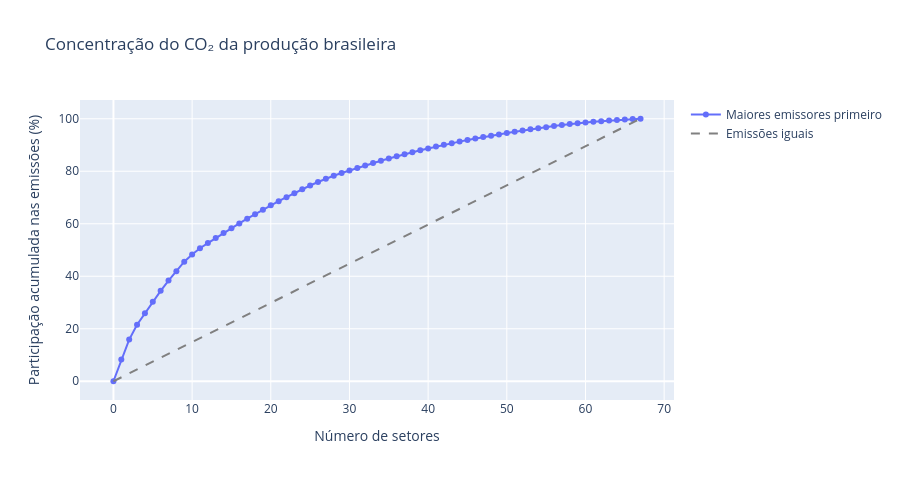
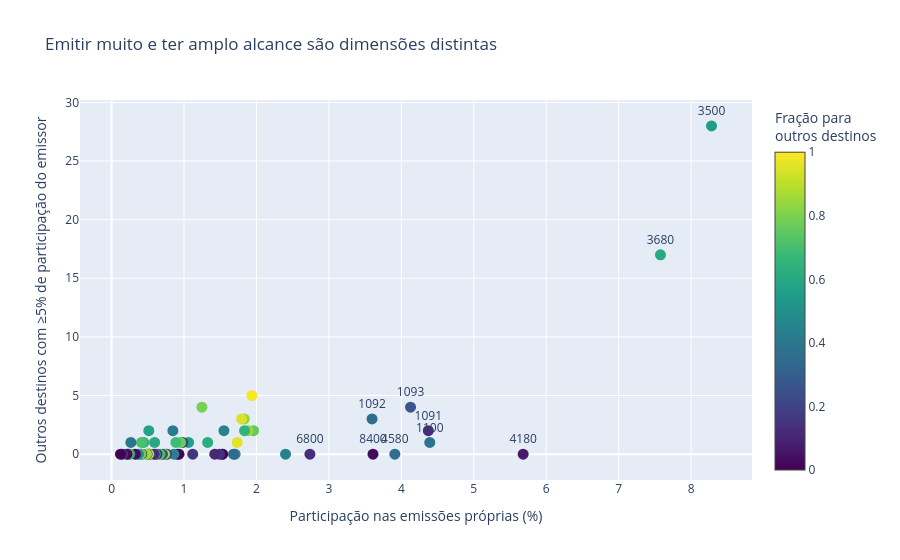
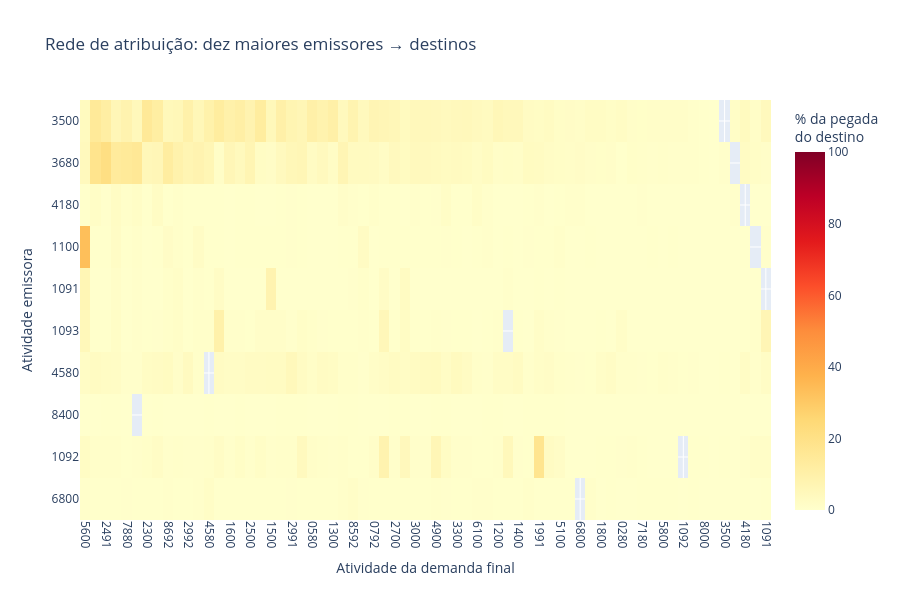

Notebook source saved alongside these figures, in order:
### Markdown cell above
## 5. Figuras que respondem à pergunta

1. Curva acumulada: quantos setores concentram quanto das emissões.
2. Dispersão: emissão própria versus número de outras atividades cuja pegada brasileira contém pelo menos 5% daquele emissor. A cor informa a fração das emissões do emissor atribuída a outras demandas finais.
3. Matriz da rede R para os dez maiores emissores, em porcentagem da pegada total do destino. A diagonal fica mascarada apenas na figura. Os destinos são ordenados pela participação conjunta dos cinco maiores emissores, com os setores do próprio grupo ao final.

As tabelas preservam os resultados para 1%, 5% e 10% e para o denominador que considera somente outras origens emissoras.

### Code cell
fig_concentracao = go.Figure()
fig_concentracao.add_trace(go.Scatter(x=np.arange(len(P)+1), y=np.r_[0, acumulado.to_numpy()]*100,
                                     mode="lines+markers", name="Maiores emissores primeiro"))
fig_concentracao.add_trace(go.Scatter(x=[0,len(P)], y=[0,100], mode="lines",
                                     line=dict(dash="dash", color="gray"), name="Emissões iguais"))
fig_concentracao.update_layout(title="Concentração do CO₂ da produção brasileira", xaxis_title="Número de setores",
                               yaxis_title="Participação acumulada nas emissões (%)", height=480)

fig_alcance = go.Figure(go.Scatter(
    x=ranking.participacao_emissoes*100, y=ranking.alcance_total_5pct,
    mode="markers+text", text=[codigo if codigo in ranking.index[:10] else "" for codigo in ranking.index],
    textposition="top center", marker=dict(size=11, color=ranking.fracao_outros_destinos,
                                             colorscale="Viridis", cmin=0, cmax=1,
                                             colorbar=dict(title="Fração para<br>outros destinos")),
    customdata=np.column_stack([ranking.index, ranking.descricao, ranking.emissoes_gg/1000,
                               ranking.alcance_total_1pct, ranking.alcance_total_10pct]),
    hovertemplate="%{customdata[0]} — %{customdata[1]}<br>Emissões próprias: %{customdata[2]:.2f} Mt"
                  "<br>Participação: %{x:.2f}%<br>Destinos com ≥5%: %{y}"
                  "<br>Com ≥1%: %{customdata[3]} | Com ≥10%: %{customdata[4]}<extra></extra>",
))
fig_alcance.update_layout(title="Emitir muito e ter amplo alcance são dimensões distintas",
                          xaxis_title="Participação nas emissões próprias (%)",
                          yaxis_title="Outros destinos com ≥5% de participação do emissor",
                          height=560)

top5 = ranking.index[:5]
outros = P.columns[~P.columns.isin(top5)]
ordem = (P.loc[top5, outros].sum(axis=0)/pegada_destinos.loc[outros]).sort_values(ascending=False, kind="stable").index.tolist() + top5.tolist()
top10 = ranking.index[:10]
mapa = R.loc[top10, ordem].copy()
for codigo in top10:
    mapa.loc[codigo, codigo] = np.nan
fig_dependencia = go.Figure(go.Heatmap(
    z=mapa.to_numpy()*100, x=ordem, y=top10.tolist(), colorscale="YlOrRd", zmin=0, zmax=100,
    customdata=np.array([[[setores[i], setores[j], float(P.loc[i,j])] for j in ordem] for i in top10], dtype=object),
    colorbar=dict(title="% da pegada<br>do destino"), hoverongaps=False,
    hovertemplate="Emissor: %{y} — %{customdata[0]}<br>Destino: %{x} — %{customdata[1]}"
                  "<br>Participação: %{z:.2f}%<br>Emissões: %{customdata[2]:,.2f} Gg<extra></extra>",
))
fig_dependencia.update_layout(title="Rede de atribuição: dez maiores emissores → destinos", height=600,
                              xaxis_title="Atividade da demanda final", yaxis_title="Atividade emissora")
fig_dependencia.update_xaxes(type="category", tickangle=90)
fig_dependencia.update_yaxes(type="category", autorange="reversed")
for figura in [fig_concentracao, fig_alcance, fig_dependencia]:
    figura.show()

### Figure 1 — Plotly figure (JSON) as saved in the notebook; plotly's stock layout.template omitted (floating-point values rounded to 4 significant figures)
{"data": [{"mode": "lines+markers", "name": "Maiores emissores primeiro", "x": [0, 1, 2, 3, 4, 5, 6, 7, 8, 9, 10, 11, 12, 13, 14, 15, 16, 17, 18, 19, 20, 21, 22, 23, 24, 25, 26, 27, 28, 29, 30, 31, 32, 33, 34, 35, 36, 37, 38, 39, 40, 41, 42, 43, 44, 45, 46, 47, 48, 49, 50, 51, 52, 53, 54, 55, 56, 57, 58, 59, 60, 61, 62, 63, 64, 65, 66, 67], "y": [0.0, 8.282, 15.86, 21.54, 25.93, 30.3, 34.43, 38.34, 41.95, 45.55, 48.28, 50.68, 52.64, 54.58, 56.47, 58.3, 60.13, 61.93, 63.66, 65.37, 67.05, 68.6, 70.14, 71.66, 73.16, 74.58, 75.91, 77.15, 78.27, 79.34, 80.32, 81.27, 82.2, 83.1, 83.99, 84.85, 85.7, 86.46, 87.23, 87.97, 88.7, 89.4, 90.07, 90.69, 91.29, 91.89, 92.48, 93.0, 93.52, 94.03, 94.54, 95.03, 95.52, 95.96, 96.38, 96.79, 97.19, 97.6, 97.97, 98.3, 98.56, 98.82, 99.06, 99.29, 99.51, 99.72, 99.88, 100.0], "type": "scatter"}, {"line": {"color": "gray", "dash": "dash"}, "mode": "lines", "name": "Emissões iguais", "x": [0, 67], "y": [0, 100], "type": "scatter"}], "layout": {"title": {"text": "Concentração do CO₂ da produção brasileira"}, "xaxis": {"title": {"text": "Número de setores"}}, "yaxis": {"title": {"text": "Participação acumulada nas emissões (%)"}}, "height": 480}}

### Figure 2 — Plotly figure (JSON) as saved in the notebook; plotly's stock layout.template omitted (floating-point values rounded to 4 significant figures; data arrays with more than 128 entries replaced by an {"elided": "..."} marker saying what was removed)
{"data": [{"customdata": {"elided": "67x5 mixed values"}, "hovertemplate": "%{customdata[0]} — %{customdata[1]}<br>Emissões próprias: %{customdata[2]:.2f} Mt<br>Participação: %{x:.2f}%<br>Destinos com ≥5%: %{y}<br>Com ≥1%: %{customdata[3]} | Com ≥10%: %{customdata[4]}<extra></extra>", "marker": {"cmax": 1, "cmin": 0, "color": [0.5531, 0.6029, 0.07539, 0.3744, 0.1251, 0.2646, 0.3571, 0.02996, 0.3494, 0.1307, 0.45, 0.7609, 0.9876, 0.8439, 0.6502, 0.8212, 0.9429, 0.9576, 0.453, 0.3433, 0.4474, 0.2174, 0.0, 0.1458, 0.1079, 0.617, 0.7894, 0.1554, 0.5586, 0.1961, 0.7749, 0.001795, 0.005492, 0.6843, 0.4457, 0.414, 0.6763, 0.2165, 0.3889, 0.8749, 0.2289, 0.6979, 0.1051, 0.6989, 0.5953, 0.1104, 0.001723, 0.5032, 0.5769, 0.9507, 0.2487, 0.8435, 0.6352, 0.07768, 0.7101, 0.6342, 0.776, 0.4603, 0.02906, 0.3908, 0.6339, 0.4932, 0.6727, 0.8742, 0.02224, 0.1386, 0.003131], "colorbar": {"title": {"text": "Fração para<br>outros destinos"}}, "colorscale": [[0.0, "#440154"], [0.1111, "#482878"], [0.2222, "#3e4989"], [0.3333, "#31688e"], [0.4444, "#26828e"], [0.5556, "#1f9e89"], [0.6667, "#35b779"], [0.7778, "#6ece58"], [0.8889, "#b5de2b"], [1.0, "#fde725"]], "size": 11}, "mode": "markers+text", "text": ["3500", "3680", "4180", "1100", "1091", "1093", "4580", "8400", "1092", "6800", "", "", "", "", "", "", "", "", "", "", "", "", "", "", "", "", "", "", "", "", "", "", "", "", "", "", "", "", "", "", "", "", "", "", "", "", "", "", "", "", "", "", "", "", "", "", "", "", "", "", "", "", "", "", "", "", ""], "textposition": "top center", "x": [8.282, 7.577, 5.681, 4.393, 4.373, 4.127, 3.91, 3.609, 3.596, 2.738, 2.401, 1.96, 1.937, 1.884, 1.836, 1.832, 1.796, 1.735, 1.705, 1.682, 1.551, 1.534, 1.529, 1.491, 1.424, 1.326, 1.247, 1.12, 1.063, 0.9831, 0.9513, 0.9306, 0.904, 0.8875, 0.8604, 0.8465, 0.765, 0.7649, 0.7371, 0.7299, 0.7026, 0.6675, 0.625, 0.6015, 0.5944, 0.5892, 0.5241, 0.5204, 0.5142, 0.5086, 0.4905, 0.4825, 0.4447, 0.4157, 0.4124, 0.4057, 0.4046, 0.3703, 0.3278, 0.2658, 0.2516, 0.2417, 0.2333, 0.2185, 0.2142, 0.1543, 0.1229], "y": [28, 17, 0, 1, 2, 4, 0, 0, 3, 0, 0, 2, 5, 2, 2, 3, 3, 1, 0, 0, 2, 0, 0, 0, 0, 1, 4, 0, 1, 1, 1, 0, 0, 1, 0, 2, 0, 0, 0, 0, 0, 0, 0, 0, 1, 0, 0, 0, 2, 0, 0, 0, 1, 0, 1, 0, 0, 0, 0, 1, 0, 0, 0, 0, 0, 0, 0], "type": "scatter"}], "layout": {"title": {"text": "Emitir muito e ter amplo alcance são dimensões distintas"}, "xaxis": {"title": {"text": "Participação nas emissões próprias (%)"}}, "yaxis": {"title": {"text": "Outros destinos com ≥5% de participação do emissor"}}, "height": 560}}

### Figure 3 — Plotly figure (JSON) as saved in the notebook; plotly's stock layout.template omitted (floating-point values rounded to 4 significant figures; data arrays with more than 128 entries replaced by an {"elided": "..."} marker saying what was removed)
{"data": [{"colorbar": {"title": {"text": "% da pegada<br>do destino"}}, "colorscale": [[0.0, "rgb(255,255,204)"], [0.125, "rgb(255,237,160)"], [0.25, "rgb(254,217,118)"], [0.375, "rgb(254,178,76)"], [0.5, "rgb(253,141,60)"], [0.625, "rgb(252,78,42)"], [0.75, "rgb(227,26,28)"], [0.875, "rgb(189,0,38)"], [1.0, "rgb(128,0,38)"]], "customdata": {"elided": "10x67x3 mixed values"}, "hoverongaps": false, "hovertemplate": "Emissor: %{y} — %{customdata[0]}<br>Destino: %{x} — %{customdata[1]}<br>Participação: %{z:.2f}%<br>Emissões: %{customdata[2]:,.2f} Gg<extra></extra>", "x": ["5600", "2492", "2491", "8691", "7880", "8400", "2300", "0791", "8692", "8591", "2992", "9480", "4580", "0192", "1600", "2091", "2500", "0191", "1500", "1700", "2991", "2092", "0580", "2200", "1300", "5280", "8592", "5500", "0792", "1992", "2700", "2093", "3000", "2800", "4900", "0680", "3300", "3180", "6100", "6480", "1200", "1093", "1400", "6980", "1991", "2100", "5100", "6280", "6800", "9080", "1800", "2600", "0280", "5000", "7180", "5980", "5800", "7380", "1092", "7700", "8000", "9700", "3500", "3680", "4180", "1100", "1091"], "y": ["3500", "3680", "4180", "1100", "1091", "1093", "4580", "8400", "1092", "6800"], "z": {"elided": "10x67 float values"}, "zmax": 100, "zmin": 0, "type": "heatmap"}], "layout": {"title": {"text": "Rede de atribuição: dez maiores emissores → destinos"}, "height": 600, "xaxis": {"title": {"text": "Atividade da demanda final"}, "type": "category", "tickangle": 90}, "yaxis": {"title": {"text": "Atividade emissora"}, "type": "category", "autorange": "reversed"}}}
